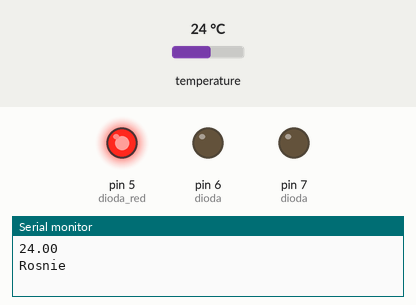
A sketch run on a simulated Arduino Uno, built with avr-gcc and run on an emulated ATmega328P. Shown: output pins drawn as LEDs (lit = HIGH), the last lines printed to the serial monitor. Inputs (shaded band) come from the test bench; at power-on: temperature 24 °C.

Above: at 0.1 s.
At 1.8 s:
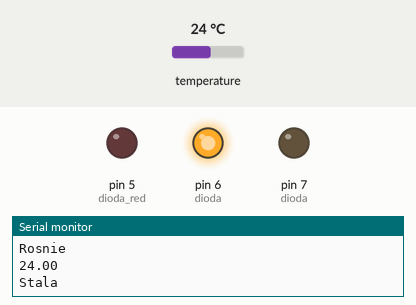
1.9 s: temperature set to 12 °C
At 2.8 s:
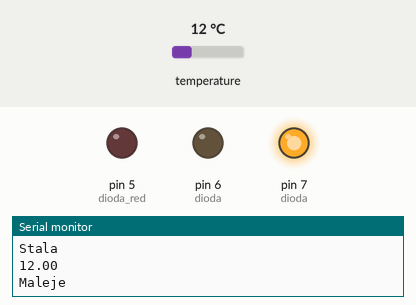
Timing chart, 0 to 4.9 s (numbered marks = the images above; inputs shaded):
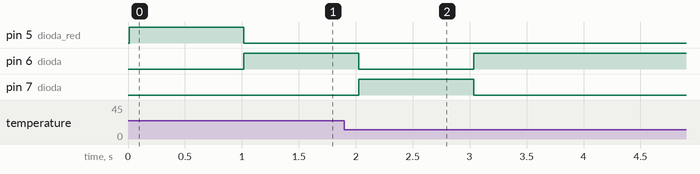

The sketch:

Arduino_7_Semestr.ino
```cpp
// int t = 10;
// int brightness = 0;
// int fadeAmount = 5; // Wartość o jaką zmienia się jasność przy każdym kroku

// void setup() {
//   pinMode(5, OUTPUT);
//   pinMode(6, OUTPUT);
//   pinMode(7, OUTPUT);
// }

// void loop() {
//   analogWrite(5, brightness);
//   analogWrite(6, brightness);
//   analogWrite(7, brightness);
//   delay(t);

//   brightness = brightness + fadeAmount;

//   if (brightness <= 0 || brightness >= 50) {
//     fadeAmount = -fadeAmount; // Zmiana kierunku zmiany jasności na przeciwny
//   }


// }


// // ##########################################################
// // Arduino Hardware Ćwiczenia
// // 1A Odczyt Adresu Sensora

// #include <OneWire.h>
// OneWire ds(9);

// void setup() {
//   Serial.begin(9600);
// }

// void loop() {
//   byte addr[8];
//   if(!ds.search(addr)){
//     Serial.println("no more adresses");
//     Serial.println();

//     ds.reset_search();
//     delay(8000);
//     return;
//   }
//   Serial.print("Adres: ");
//   for(int i = 0; i < 8; i++){
//     Serial.write(" ");
//     Serial.print(addr[i], HEX);
//   }
//   Serial.println();
// }

// // Adres:  28 99 25 8A D 0 0 C1
// // no more adresses

// // -------------------------------------------
// // Odczyt Temperatury

#include <OneWire.h>
OneWire ds(9);
byte addr[8] = {0x28, 0x99, 0x25, 0x8A, 0xD, 0x0, 0x0, 0xC1};
float celcius = 0;
float previousCelcious = 0;

int brightness = 50;


void setup() {
  pinMode(5, OUTPUT); // dioda red
  pinMode(6, OUTPUT); // dioda
  pinMode(7, OUTPUT); // dioda

  Serial.begin(9600);
}

void loop() {
  Serial.println(temperatura(addr)); // aktualna temperatura
  diodaTemperature();
  delay(1000);
  previousCelcious = celcius;
}

float temperatura(byte addr[]){

  byte data[9];
  ds.reset();
  ds.select(addr);
  ds.write(0x44);
  // delay(1000);
  ds.reset();
  ds.select(addr);
  ds.write(0xBE);
  for (int i = 0; i < 9; i++){
    data[i] = ds.read();
  }
  int16_t raw = (data[1] << 8) | data[0];
  celcius = (float)raw / 16.0;
  return celcius;

}

void diodaTemperature(){
  if(celcius > previousCelcious){
    digitalWrite(5, 50);
    digitalWrite(6, LOW);
    digitalWrite(7, LOW);
    Serial.println("Rosnie");
  }
  else if(celcius == previousCelcious){
    digitalWrite(5, LOW);
    digitalWrite(6, 50);
    digitalWrite(7, LOW);
    Serial.println("Stala");
  } else{
    digitalWrite(5, LOW);
    digitalWrite(6, LOW);
    digitalWrite(7, 50);
    Serial.println("Maleje");
  }
}
```

Measured:
- after the input at 1.9 s, pin 6 (dioda): HIGH → LOW after 0.13 s, → HIGH 1.0 s later; pin 7 (dioda): LOW → HIGH after 0.13 s, → LOW 1.0 s later
